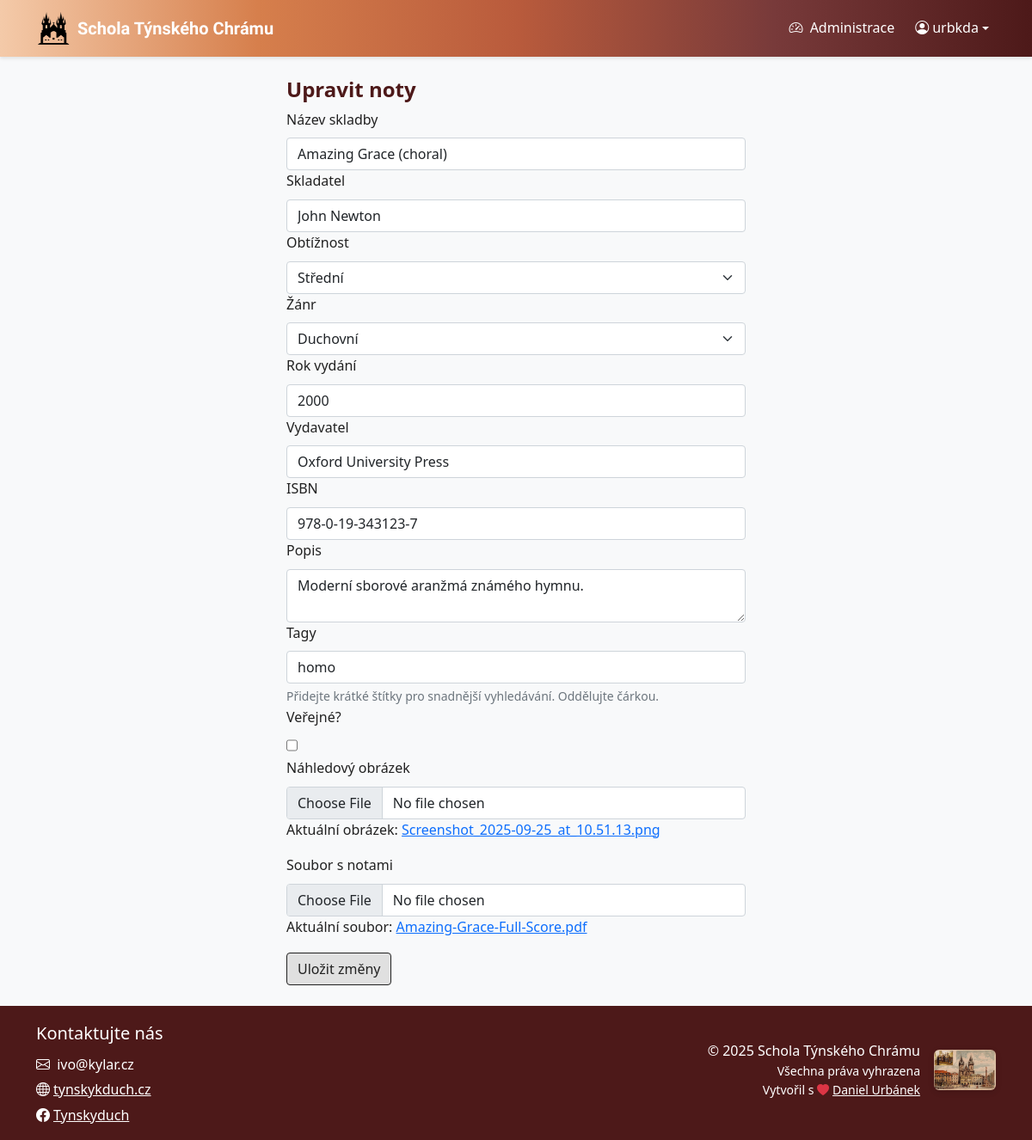
The app's page /edit/10 (signed in) with its own data.
### sheet_music_app/models.py (models this page shows, shortened)
class Sheet(models.Model):
    RELIGIOUS = "REL"
    CHORAL = "CHO"
    JAZZ = "JAZ"
    POPULAR = "POP"
    CLASSICAL = "CLA"
    SECULAR = "SEC"
    FOLCLORE = "FOL"
    GENRE_CHOICES = [
        (RELIGIOUS, "Duchovní"),
        (CHORAL, "Sborová"),
        (JAZZ, "Jazzová"),
        (POPULAR, "Populární"),
        (CLASSICAL, "Klasická"),
        (SECULAR, "Světská"),
        (FOLCLORE, "Folklórní"),
    ]
    DIFFICULTY_CHOICES = [
        (1, 'Velmi snadná'),
        (2, 'Snadná'),
        (3, 'Střední'),
        (4, 'Obtížná'),
        (5, 'Velmi obtížná'),
    ]
    title = models.CharField(max_length=200)
    composer = models.CharField(max_length=200)
    arranger = models.CharField(max_length=200, blank=True, null=True)
    genre = models.CharField(choices=GENRE_CHOICES, blank=True, null=True)
    difficulty_level = models.CharField(choices=DIFFICULTY_CHOICES, blank=True, null=True, max_length=1)
    publication_year = models.IntegerField(blank=True, null=True)
    publisher = models.CharField(max_length=200, blank=True, null=True)
    isbn = models.CharField(max_length=20, blank=True, null=True)
    description = models.TextField(blank=True, null=True)
    date_created = models.DateTimeField(auto_now_add=True)
    date_modified = models.DateTimeField(auto_now=True)
    created_by = models.ForeignKey('auth.User', on_delete=models.CASCADE)
    modified_by = models.ForeignKey('auth.User', on_delete=models.CASCADE, related_name='modified_sheets')
    sheet_file = models.FileField()
    preview_image = models.ImageField(blank=True, null=True)
    public = models.BooleanField(default=False)
    slug = models.SlugField(max_length=255, unique=True, blank=True, null=True)
    tags = models.ManyToManyField(Tag, blank=True, related_name="sheets")

### sheet_music_app/views.py (the view, shortened to what this page needs)
# urls.py: path("edit/<int:pk>", views.edit_sheet, name="edit_sheet"),  # Update
@login_required(login_url='login')
def edit_sheet(request, pk):
    sheet = get_object_or_404(Sheet, pk=pk)
    return render(request, "edit_sheet.html", {
        "sheet": sheet,
        "genre_choices": Sheet.GENRE_CHOICES,
        "difficulty_choices": Sheet.DIFFICULTY_CHOICES,
        "tags_csv": ", ".join(sheet.tags.values_list('name', flat=True)),
    })

### sheet_music_app/templatetags/permissions.py (called while the page is built)
@register.filter(name='is_superuser')
def is_superuser(user):
    if not hasattr(user, 'is_authenticated'):
        return False
    return user.is_authenticated and (user.is_superuser)

### sheet_music_app/templates/edit_sheet.html (shortened to what this page needs)
{% extends "base.html" %}
{% load static %}
{% load permissions %}
{% block content %}
    <div class="container justify-content-center flex w-50 w-md-75 w-sm-100">
        <h1>Upravit noty</h1>
        <form method="post" enctype="multipart/form-data">
            <div class="title_input">
                <label for="title" class="form-label">Název skladby</label>
                <input type="text" name="title" id="title" class="form-control" required value="{{ sheet.title }}">
            </div>
            <div class="composer_input">
                <label for="composer" class="form-label">Skladatel</label>
                <input type="text" name="composer" id="composer" class="form-control" required value="{{ sheet.composer }}">
            </div>
            <div class="difficulty_input">
                <label for="difficulty_level" class="form-label">Obtížnost</label>
                <select class="form-select" id="difficulty_level" name="difficulty_level" required>
                    {% for difficulty_code, difficulty_name in difficulty_choices %}
                        <option value="{{ difficulty_code }}" {% if difficulty_code|stringformat:"s" == sheet.difficulty_level|stringformat:"s" %}selected{% endif %}>{{ difficulty_name }}</option>
                    {% endfor %}
                </select>
            </div>
            <div class="genre_input">
                <label for="genre" class="form-label">Žánr</label>
                <select class="form-select" id="genre" name="genre" required>
                    {% for genre_code, genre_name in genre_choices %}
                        <option value="{{ genre_code }}" {% if genre_code == sheet.genre %}selected{% endif %}>{{ genre_name }}</option>
                    {% endfor %}
                </select>
            </div>
            <div class="publication_year_input">
                <label for="publication_year" class="form-label">Rok vydání</label>
                <input type="number" name="publication_year" id="publication_year" class="form-control" value="{{ sheet.publication_year }}">
            </div>
            <div class="publisher_input">
                <label for="publisher" class="form-label">Vydavatel</label>
                <input type="text" name="publisher" id="publisher" class="form-control" value="{{ sheet.publisher }}">
            </div>
            <div class="isbn_input">
                <label for="isbn" class="form-label">ISBN</label>
                <input type="text" name="isbn" id="isbn" class="form-control" value="{{ sheet.isbn }}">
            </div>
            <div class="description_input">
                <label for="description" class="form-label">Popis</label>
                <textarea name="description" id="description" class="form-control">{{ sheet.description }}</textarea>
            </div>
            <div class="tags_input">
                <label for="tags" class="form-label">Tagy</label>
                <input type="text" name="tags" id="tags" class="form-control" value="{{ tags_csv }}" placeholder="oddělené čárkou, např. church, svatba, advent">
                <div class="form-text">Přidejte krátké štítky pro snadnější vyhledávání. Oddělujte čárkou.</div>
            </div>
            <div class="public_input">
                <label for="public" class="form-label">Veřejné?</label>
                <input type="checkbox" name="public" id="public" class="form-check" {% if sheet.public %}checked{% endif %}>
            </div>
            <div class="preview_image_input">
                <label for="preview_image" class="form-label">Náhledový obrázek</label>
                <input type="file" name="preview_image" id="preview_image" class="form-control">
                {% if sheet.preview_image %}
                <p>Aktuální obrázek: <a href="{{ sheet.preview_image.url }}" target="_blank">{{ sheet.preview_image.name }}</a></p>
                {% endif %}
            </div>
            <div class="sheet_file_input">
                <label for="sheet_file" class="form-label">Soubor s notami</label>
                <input type="file" name="sheet_file" id="sheet_file" class="form-control">
                {% if sheet.sheet_file %}
                <p>Aktuální soubor: <a href="{{ sheet.sheet_file.url }}" target="_blank">{{ sheet.sheet_file.name }}</a></p>
                {% endif %}
            </div>
            <button type="submit" class="submit-button btn btn-primary">Uložit změny</button>
        </form>
    </div>
{% endblock %}

### sheet_music_app/templates/base.html (shortened to what this page needs)
<!DOCTYPE html>
{% load static %}
{% load permissions %}
<html lang="cs">
<head>
    <link href="https://cdn.jsdelivr.net/npm/bootstrap@5.0.2/dist/css/bootstrap.min.css" rel="stylesheet">
    <link rel="stylesheet" href="https://cdn.jsdelivr.net/npm/bootstrap-icons@1.9.1/font/bootstrap-icons.css">
    <link href="{% static 'css/style.css' %}" rel="stylesheet">
</head>
<body class="d-flex flex-column min-vh-100">
    <header>
        <nav class="navbar navbar-expand-lg navbar-dark sticky-top">
            <div class="container">
                <a class="navbar-brand d-flex align-items-center" href="{% url 'home' %}">
                    <img src="{% static 'images/tynsky_duch_logo.png' %}" alt="Logo" width="40" height="40" class="d-inline-block align-text-top me-2">
                    <span class="text-black uncial-antiqua-regular">Schola Týnského Chrámu</span>
                </a>
                <div class="navbar-collapse" id="navbarNav">
                    <ul class="navbar-nav">
                        {% if user.is_authenticated %}
                            {% if user|is_superuser %}
                            <li class="nav-item me-2">
                                <a class="nav-link" href="/admin/" target="_blank">
                                    <i class="bi bi-speedometer2 me-1"></i> Administrace
                                </a>
                            </li>
                            {% endif %}
                            <li class="nav-item dropdown">
                                <a class="nav-link dropdown-toggle d-flex align-items-center" href="#" id="userDropdown" role="button" data-bs-toggle="dropdown" aria-expanded="false">
                                    <i class="bi bi-person-circle me-1"></i>
                                    <span>{{ user.get_short_name|default:user.username }}</span>
                                </a>
                            </li>
                        {% endif %}
                    </ul>
                </div>
            </div>
        </nav>
    </header>
    <main class="flex-grow-1 py-4">
        <div class="container">
            {% block content %}{% endblock %}
        </div>
    </main>
    <footer class="bg-secondary py-3 mt-auto">
        <div class="container">
            <div class="row">
                <div class="col-md-6 text-center text-white text-md-start">
                    <p class="mb-2 text-white fs-5">Kontaktujte nás</p>
                    <p class="mb-1"><i class="bi bi-envelope me-1"></i> ivo@kylar.cz</p>
                    <p class="mb-1"><a href="https://tynskyduch.webnode.cz/" class="text-white"><i class="bi bi-globe me-1"></i>tynskykduch.cz</a></p>
                    <p class="mb-0"><a href="https://www.facebook.com/tynskyduch/" class="text-white"><i class="bi bi-facebook me-1"></i>Tynskyduch</a></p>
                </div>
                <div class="col-md-6 d-flex flex-column align-items-center align-items-md-end mt-2 mt-md-0 text-white">
                    <div class="d-flex align-items-center gap-3 mt-4">
                        <div class="text-end">
                            <p class="mb-0">&copy; {% now "Y" %} Schola Týnského Chrámu</p>
                            <p class="small mb-0">Všechna práva vyhrazena</p>
                            <p class="small mb-0">Vytvořil s <i class="bi bi-heart-fill text-danger me-1"></i><a href="https://github.com/Urbanekda" class="text-white">Daniel Urbánek</a></p>
                        </div>
                        <img src="{% static 'images/tynsky_chram_pohled.jpg' %}"
                             alt="Týnský chrám"
                             class="footer-mark d-none d-sm-block"
                             loading="lazy">
                    </div>
                </div>
            </div>
        </div>
    </footer>
</body>
</html>

### sheet_music_app/static/css/style.css (style rules this page uses)
:root { --secondary: #4d1919; --primary-dark: #d67f4c; --primary-light: #eae6d5; --primary: #f4caa9; --secondary-light: #e1b99e; --light: #F5F5F5; --dark: #212121; --gray: #757575; --light-gray: #E0E0E0; --gradient-main: linear-gradient(0.25turn, #4d1919, #783a3a, #b95b3c, #d67f4c, #f4caa9); }
body { font-family: 'Segoe UI', Tahoma, Geneva, Verdana, sans-serif; color: var(--dark); background-color: #f8f9fa; line-height: 1.6; }
h1 { font-weight: 600; font-size: x-large; color: var(--secondary); }
.uncial-antiqua-regular { font-family: "Uncial Antiqua", system-ui; font-weight: 550; font-style: normal; }
.navbar { background: linear-gradient(to left, #4d1919, #783a3a, #b95b3c, #d67f4c, #f4caa9) !important; box-shadow: 0 2px 4px rgba(0,0,0,0.1); }
.navbar-brand, .nav-link { color: white !important; font-weight: 500; }
.btn-primary { background-color: var(--light-gray); border-color: var(--dark); color: var(--dark); font-weight: 500; }
footer { background-color: linear-gradient(0.25turn, #4d1919, #783a3a, #b95b3c, #d67f4c, #f4caa9); color: white; padding: 2rem 0; margin-top: 3rem; }
.footer-mark { width: 72px; height: auto; border-radius: 6px; opacity: 0.9; box-shadow: 0 2px 8px rgba(0,0,0,0.15); }
.bg-secondary { background-color: var(--secondary) !important; }

### records on screen
Sheet: title "Amazing Grace (choral)", composer "John Newton", difficulty_level "Střední", genre "Duchovní", publication_year "2000", publisher "Oxford University Press", isbn "978-0-19-343123-7", description "Moderní sborové aranžmá známého hymnu.", preview_image.name "Screenshot_2025-09-25_at_10.51.13.png", sheet_file.name "Amazing-Grace-Full-Score.pdf"

### other values on screen
{{ user.get_short_name|default:user.username }} "urbkda"
